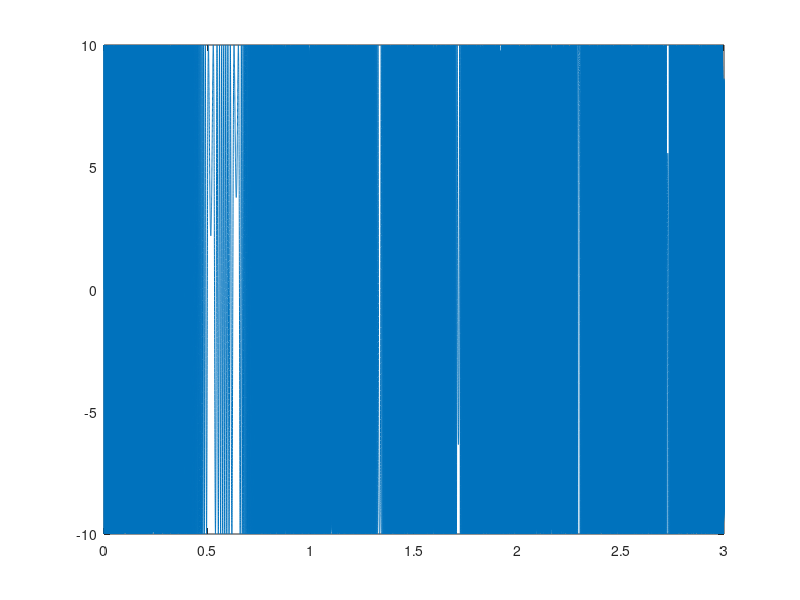

Here is the MATLAB script that generated this plot:
clear
clc

freq2 = 3;

amp=10 
fs=20000  % sampling frequency
duration=3
values=0:1/fs:duration;

freq=300*sin(2*pi*1*values)+1000;

a=amp*sin(2*pi* freq.*values);
##a2 = *sin(2*pi* freq2*values) .* a;


figure(1),clf
plot(values,a)
sound(a)